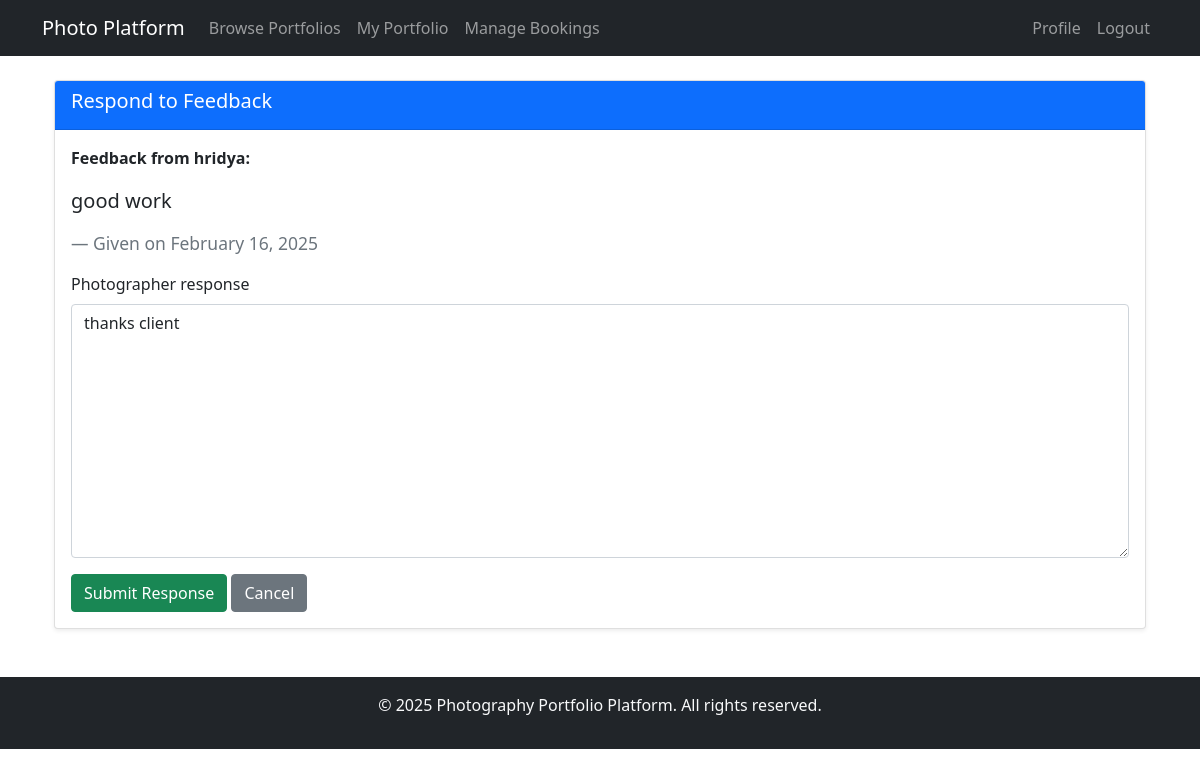
The app's page /respond-to-feedback/1/ (signed in) with its own data.
### photographer/models.py (models this page shows, shortened)
class ClientFeedback(models.Model):
    portfolio = models.ForeignKey(Portfolio, on_delete=models.CASCADE, related_name='feedback')
    client = models.ForeignKey(User, on_delete=models.CASCADE)
    rating = models.IntegerField(choices=[(i, i) for i in range(1, 6)])
    comment = models.TextField()
    created_at = models.DateTimeField(auto_now_add=True)
    photographer_response = models.TextField(blank=True)
    class Meta:
        unique_together = ('portfolio', 'client')

### photographer/views.py (the view)
# urls.py: path('respond-to-feedback/<int:feedback_id>/', views.respond_to_feedback, name='respond_to_feedback'),
@login_required
def respond_to_feedback(request, feedback_id):
    feedback = get_object_or_404(ClientFeedback, pk=feedback_id)
    if request.user != feedback.portfolio.photographer:
        messages.error(request, 'You are not authorized to respond to this feedback.')
        return redirect('portfolio_detail', pk=feedback.portfolio.pk)
    if request.method == 'POST':
        form = PhotographerResponseForm(request.POST, instance=feedback)
        if form.is_valid():
            form.save()
            messages.success(request, 'Response submitted successfully!')
            return redirect('portfolio_detail', pk=feedback.portfolio.pk)
    else:
        form = PhotographerResponseForm(instance=feedback)
    return render(request, 'photographer/respond_to_feedback.html', {
        'form': form,
        'feedback': feedback
    })

### photographer/forms.py
class PhotographerResponseForm(forms.ModelForm):
    class Meta:
        model = ClientFeedback
        fields = ['photographer_response']

### photographer/templates/photographer/respond_to_feedback.html (shortened to what this page needs)
{% extends "base.html" %}
{% load crispy_forms_tags %}
{% block content %}
<div class="container mt-4">
    <div class="card shadow-sm">
        <div class="card-header bg-primary text-white">
            <h5>Respond to Feedback</h5>
        </div>
        <div class="card-body">
            <p><strong>Feedback from {{ feedback.client.username }}:</strong></p>
            <blockquote class="blockquote">
                <p class="mb-0">{{ feedback.comment }}</p><br>
                <footer class="blockquote-footer">Given on {{ feedback.created_at|date:"F d, Y" }}</footer>
            </blockquote>
            <form method="post" class="mt-3">
                <div class="mb-3">
                    {{ form|crispy }}
                </div>
                <button type="submit" class="btn btn-success">Submit Response</button>
                <a href="{% url 'portfolio_detail' feedback.portfolio.pk %}" class="btn btn-secondary">Cancel</a>
            </form>
        </div>
    </div>
</div>
{% endblock %}

### records on screen
ClientFeedback: client.username "hridya", comment "good work", created_at "February 16, 2025", photographer_response "thanks client"
